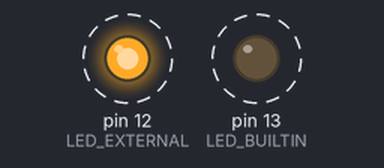
This sketch was run on a simulated Arduino Uno, built with avr-gcc and run on an emulated ATmega328P. Shown: output pins drawn as LEDs (lit = HIGH). Dashed ring = blinking.

Above: at 0.05 s.
Timing chart, 0 to 3.0 s (numbered marks = the images above):
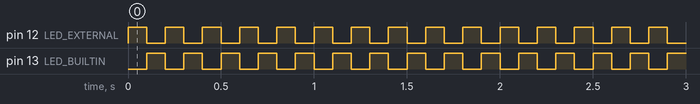

Measured:
- by itself, pin 12 (LED_EXTERNAL), pin 13 (LED_BUILTIN): alternates HIGH for 0.10 s and LOW for 0.10 s

The sketch:

blink_reference.ino
```cpp
//////////////////////////////////////////////////////////////////////////////////////
// OVERVIEW
//////////////////////////////////////////////////////////////////////////////////////
/*
DESCRIPTION: This program blinks the on board LED as well as and LED connected to pin
             12.

AUTHOR: Justus Downing

COMMENTS: Derived from the standard Arduino "Blink" sample. Designed for Uno,
          but should work on any Arduino with GPIOs.

HISTORY: Version 1.0.

*/

//////////////////////////////////////////////////////////////////////////////////////
// INCLUDES
//////////////////////////////////////////////////////////////////////////////////////

//////////////////////////////////////////////////////////////////////////////////////
// DEFINES AND MACROS
//////////////////////////////////////////////////////////////////////////////////////

// Define an external pin for a 2nd LED
#define LED_EXTERNAL    12

//////////////////////////////////////////////////////////////////////////////////////
// FUNCTIONS
//////////////////////////////////////////////////////////////////////////////////////

void setup()
{
// the setup function runs once when you press reset or power the board
// initialize digital pin LED_BUILTIN as an output.
pinMode(LED_EXTERNAL, OUTPUT);
pinMode(LED_BUILTIN, OUTPUT);

} // end setup

//////////////////////////////////////////////////////////////////////////////////////

void loop()
{
// the loop function runs over and over again forever

digitalWrite(LED_EXTERNAL, HIGH);   // turn the LED on (HIGH is the voltage level)
digitalWrite(LED_BUILTIN, LOW);
delay(100);                       // wait for a second

digitalWrite(LED_EXTERNAL, LOW);    // turn the LED off by making the voltage LOW
digitalWrite(LED_BUILTIN, HIGH);
delay(100);                       // wait for a second

} // end loop

//////////////////////////////////////////////////////////////////////////////////////
```
